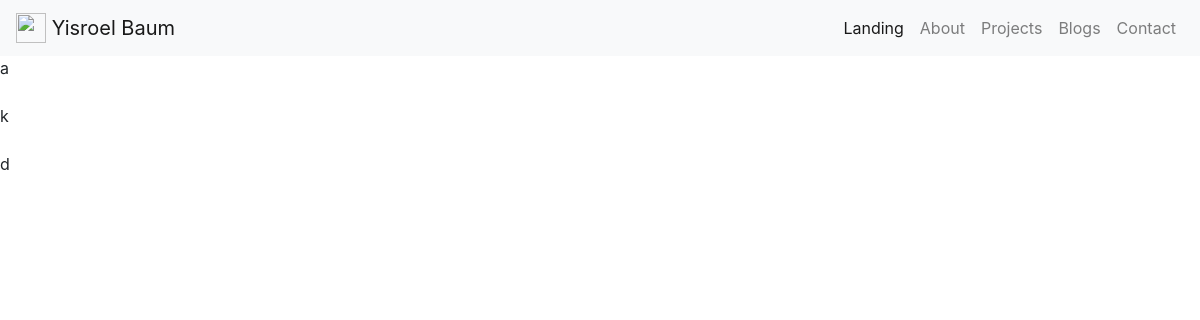
/blog/2, run on an earlier commit of the app's database.
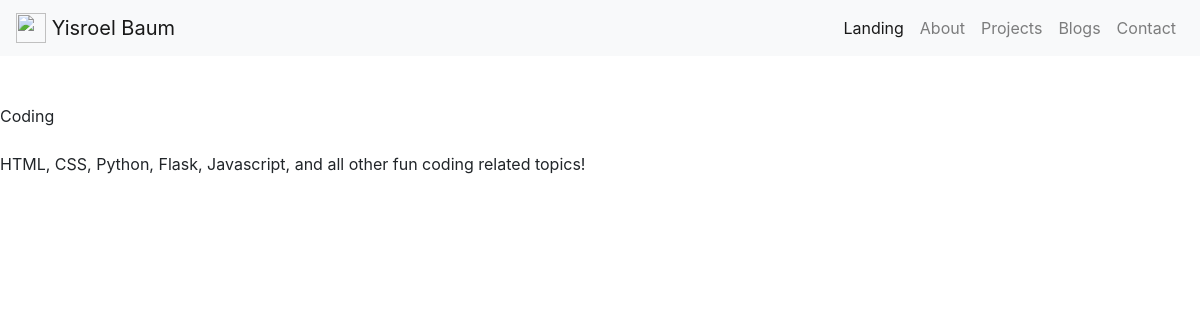
And on a later commit of the database.
### portfolio/models.py (models this page shows, shortened)
class Blog(portfolio.Model):
    id          = portfolio.Column(portfolio.Integer, primary_key=True)
    name        = portfolio.Column(portfolio.String(64), nullable=False)
    description = portfolio.Column(portfolio.String(200), nullable=False)
    img         = portfolio.Column(portfolio.String(200), default='static/default_pic.jpg')

### portfolio/routes.py (the view)
@app.route('/blog/<int:blog_id>')
def ind_blog(blog_id):
    blog = Blog.query.filter_by(id=blog_id).first()
    return render_template('ind_blog.html', blog=blog)

### portfolio/templates/ind_blog.html
{% extends 'base.html' %}
{% block content %}
    {{ blog.img }}<br><br>
    {{ blog.name }}<br><br>
    {{ blog.description }}
{% endblock content %}

What changed in the data, as far as the page shows it:
changed Blog: name "k" → "Coding"; description "d" → "HTML, CSS, Python, Flask, Javascript, and all other fun coding related topics!"; img "a" → (not shown)
